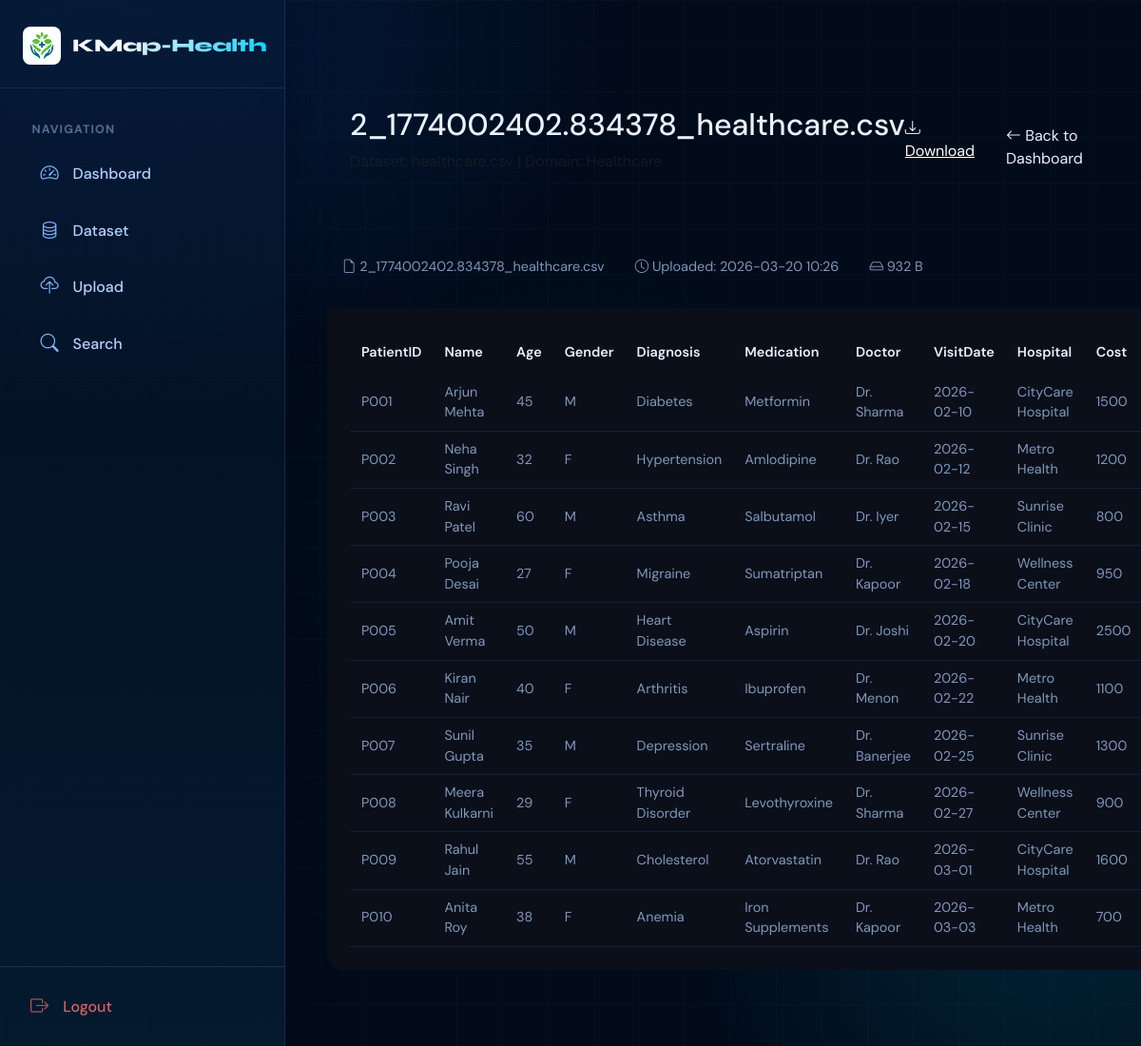
Page /dataset/13/view (signed in) on the committed database.
### app.py (models this page shows, shortened)
class Dataset(db.Model):
    __tablename__ = 'datasets'
    id = db.Column(db.Integer, primary_key=True)
    name = db.Column(db.String(200), nullable=False)
    domain = db.Column(db.String(50), nullable=False)
    filename = db.Column(db.String(200), nullable=False)
    user_id = db.Column(db.Integer, db.ForeignKey('users.id'), nullable=False)
    uploaded_at = db.Column(db.DateTime, default=datetime.utcnow)
    processed = db.Column(db.Boolean, default=False)
    source_type = db.Column(db.String(50), default='upload')  # 'upload', 'wikipedia', 'arxiv'
    source_url = db.Column(db.String(500), nullable=True)  # Original source URL
    entities = db.relationship('Entity', backref='dataset', lazy=True, cascade='all, delete-orphan')
    relations = db.relationship('Relation', backref='dataset', lazy=True, cascade='all, delete-orphan')

### app.py (the view)
@app.route('/dataset/<int:dataset_id>/view')
@login_required
def view_original_file(dataset_id):
    dataset = Dataset.query.get_or_404(dataset_id)
    if dataset.user_id != current_user.id and not current_user.is_admin:
        abort(403)
    file_path = os.path.join(app.config['UPLOAD_FOLDER'], dataset.filename)
    if not os.path.exists(file_path):
        abort(404, description="Original file not found")
    mime_type, _ = mimetypes.guess_type(file_path)
    if mime_type and mime_type.startswith('text/'):
        try:
            with open(file_path, 'r', encoding='utf-8') as f:
                content = f.read()
            return render_template('view_file.html',
                                 dataset=dataset,
                                 content=content,
                                 filename=dataset.filename)
        except UnicodeDecodeError:
            with open(file_path, 'r', encoding='latin-1') as f:
                content = f.read()
            return render_template('view_file.html',
                                 dataset=dataset,
                                 content=content,
                                 filename=dataset.filename)
    else:
        return send_file(file_path, as_attachment=False)

### app.py (called while the page is built)
@login_manager.user_loader
def load_user(user_id):
    return User.query.get(int(user_id))

### templates/view_file.html (shortened to what this page needs)
{% extends "base.html" %}
{% block content %}
<div class="file-viewer-container">
    <div class="file-header">
        <div>
            <h2>{{ filename }}</h2>
            <p class="text-muted">
            </p>
        </div>
        <div class="file-actions">
            <a href="{{ url_for('download_original_file', dataset_id=dataset.id) }}" class="btn-primary">
                <i class="bi bi-download"></i> Download
            </a>
            <a href="{{ url_for('dashboard') }}" class="btn-outline">
                <i class="bi bi-arrow-left"></i> Back to Dashboard
            </a>
        </div>
    </div>
    <div class="file-content-wrapper">
        <div class="file-info-bar">
            <span><i class="bi bi-file-earmark"></i> {{ filename }}</span>
            <span><i class="bi bi-clock"></i> Uploaded: {{ dataset.uploaded_at.strftime('%Y-%m-%d %H:%M') }}</span>
            <span><i class="bi bi-hdd"></i> <span id="file-size">Loading...</span></span>
        </div>
        <div class="file-content">
            {% if filename.endswith('.csv') %}
            <div class="csv-table-wrapper">
                {% set rows = content.split('\n') %}
                {% if rows %}
                    {% set headers = rows[0].split(',') %}
                    <table class="csv-table">
                        <thead>
                            <tr>
                                {% for header in headers %}
                                <th>{{ header.strip('"')|trim }}</th>
                                {% endfor %}
                            </tr>
                        </thead>
                        <tbody>
                            {% for row in rows[1:] if row.strip() %}
                            <tr>
                                {% for cell in row.split(',') %}
                                <td>{{ cell.strip('"')|trim }}</td>
                                {% endfor %}
                            </tr>
                            {% endfor %}
                        </tbody>
                    </table>
                {% endif %}
            </div>
            {% elif filename.endswith('.json') %}
            <pre class="json-pretty">{{ content }}</pre>
            {% else %}
            <pre class="text-content">{{ content }}</pre>
            {% endif %}
        </div>
    </div>
</div>
{% endblock %}

### static/css/style.css (style rules this page uses)
body { font-family: 'Segoe UI', Tahoma, Geneva, Verdana, sans-serif; background: linear-gradient(135deg, #f5f7fa 0%, #c3cfe2 100%); min-height: 100vh; margin: 0; padding: 0; }
.btn-primary { background: var(--gradient-primary); color: white; }

### templates/base.html (style rules this page uses)
:root { --blue-950: #020b1a; --blue-900: #051428; --blue-800: #0a2240; --blue-700: #0d3260; --blue-600: #1048a0; --blue-500: #1a6ef5; --blue-400: #4d93ff; --blue-300: #80b4ff; --blue-200: #b3d2ff; --blue-100: #ddeeff; --accent-cyan: #00d4ff; --accent-teal: #0af5e0; --surface-1: rgba(10, 34, 64, 0.85); --border-blue: rgba(77, 147, 255, 0.2); --text-primary: #e8f2ff; --text-secondary: rgba(179, 210, 255, 0.7); --shadow-card: 0 4px 24px rgba(2, 11, 26, 0.5); --sidebar-width: 300px; }
*, *::before, *::after { box-sizing: border-box; }
html, body { font-family: 'DM Sans', sans-serif; background: var(--blue-950); color: var(--text-primary); min-height: 100vh; overflow-x: hidden; margin: 0; padding: 0; }
body::before { content: ''; position: fixed; inset: 0; background: radial-gradient(ellipse 80% 55% at 8% 4%, rgba(26,110,245,.17) 0%, transparent 60%), radial-gradient(ellipse 55% 50% at 92% 88%, rgba(0,212,255,.12) 0%, transparent 60%), radial-gradient(ellipse 40% 40% at 50% 50%, rgba(10,245,224,.05) 0%, transparent 70%); pointer-events: none; z-index: 0; }
body::after { content: ''; position: fixed; inset: 0; background-image: linear-gradient(rgba(77,147,255,.035) 1px, transparent 1px), linear-gradient(90deg, rgba(77,147,255,.035) 1px, transparent 1px); background-size: 48px 48px; pointer-events: none; z-index: 0; }

### templates/view_file.html (style rules this page uses)
.file-viewer-container { padding: 2rem; max-width: 1400px; margin: 0 auto; }
.file-header { display: flex; justify-content: space-between; align-items: center; margin-bottom: 2rem; background: var(--glass-bg); padding: 1.5rem; border-radius: 16px; border: 1px solid var(--glass-border); }
.file-actions { display: flex; gap: 1rem; }
.file-info-bar { display: flex; gap: 2rem; padding: 1rem; background: var(--glass-bg-light); border-radius: 8px; margin-bottom: 1rem; font-size: 0.9rem; color: var(--text-secondary); }
.file-content-wrapper { background: var(--glass-bg); border: 1px solid var(--glass-border); border-radius: 16px; overflow: hidden; }
.file-content { padding: 1.5rem; max-height: 70vh; overflow-y: auto; background: #0a0f1a; }
.csv-table-wrapper { overflow-x: auto; }
.csv-table { width: 100%; border-collapse: collapse; font-size: 0.9rem; }
.csv-table th { background: var(--glass-bg-light); padding: 0.75rem; text-align: left; font-weight: 600; color: var(--text-primary); border-bottom: 2px solid var(--accent-blue); position: sticky; top: 0; z-index: 10; }
.csv-table td { padding: 0.5rem 0.75rem; border-bottom: 1px solid rgba(128, 180, 255, 0.1); color: var(--text-secondary); }
.btn-outline { padding: 0.5rem 1rem; border: 1px solid var(--glass-border); border-radius: 8px; color: var(--text-primary); text-decoration: none; transition: all 0.2s; background: transparent; }
.text-muted { color: var(--text-secondary); opacity: 0.8; }

### rows in the picture
Dataset: filename "2_1774002402.834378_healthcare.csv", uploaded_at "2026-03-20 10:26"

### other values in the picture
{{ header.strip('"')|trim }} "PatientID" "Name" "Age" "Gender" "Diagnosis" "Medication" "Doctor" "VisitDate" "Hospital" "Cost"
{{ cell.strip('"')|trim }} "P001" "Arjun Mehta" "45" "M" "Diabetes" "Metformin" "Dr. Sharma" "2026-02-10" "CityCare Hospital" "1500" "P002" "Neha Singh" "32" "F" "Hypertension" "Amlodipine" "Dr. Rao" "2026-02-12" "Metro Health" "1200" "P003" "Ravi Patel" "60" "M" "Asthma" "Salbutamol" "Dr. Iyer" "2026-02-15" "Sunrise Clinic" "800" "P004" "Pooja Desai" "27" "F" "Migraine" "Sumatriptan" "Dr. Kapoor" "2026-02-18" "Wellness Center" "950" "P005" "Amit Verma" "50" "M" "Heart Disease" "Aspirin" "Dr. Joshi" "2026-02-20" "CityCare Hospital" "2500" "P006" "Kiran Nair" "40" "F" "Arthritis" "Ibuprofen" "Dr. Menon" "2026-02-22" "Metro Health" "1100" "P007" "Sunil Gupta" "35" "M" "Depression" "Sertraline" "Dr. Banerjee" "2026-02-25" "Sunrise Clinic" "1300" "P008" "Meera Kulkarni" "29" "F" "Thyroid Disorder" "Levothyroxine" "Dr. Sharma" "2026-02-27" "Wellness Center" "900" "P009" "Rahul Jain" "55" "M" "Cholesterol" "Atorvastatin" "Dr. Rao" "2026-03-01" "CityCare Hospital" "1600" "P010" "Anita Roy" "38" "F" "Anemia" "Iron Supplements" "Dr. Kapoor" "2026-03-03" "Metro Health" "700"
